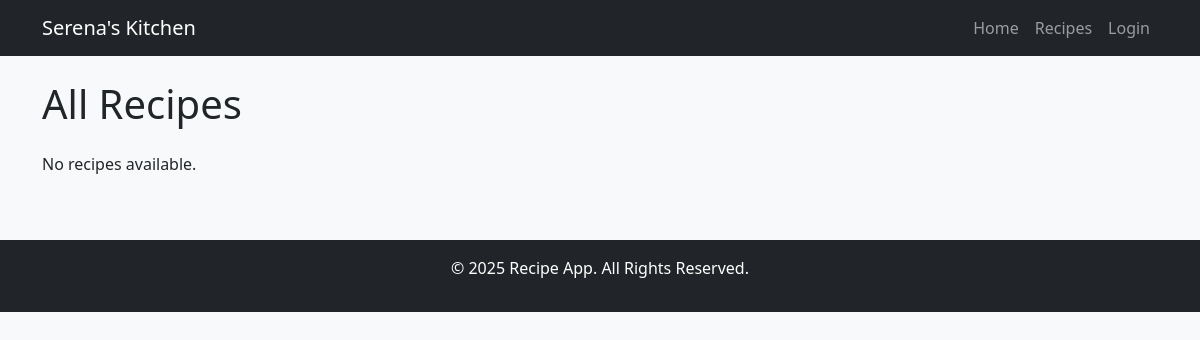
Page /recipes on the earlier database version.
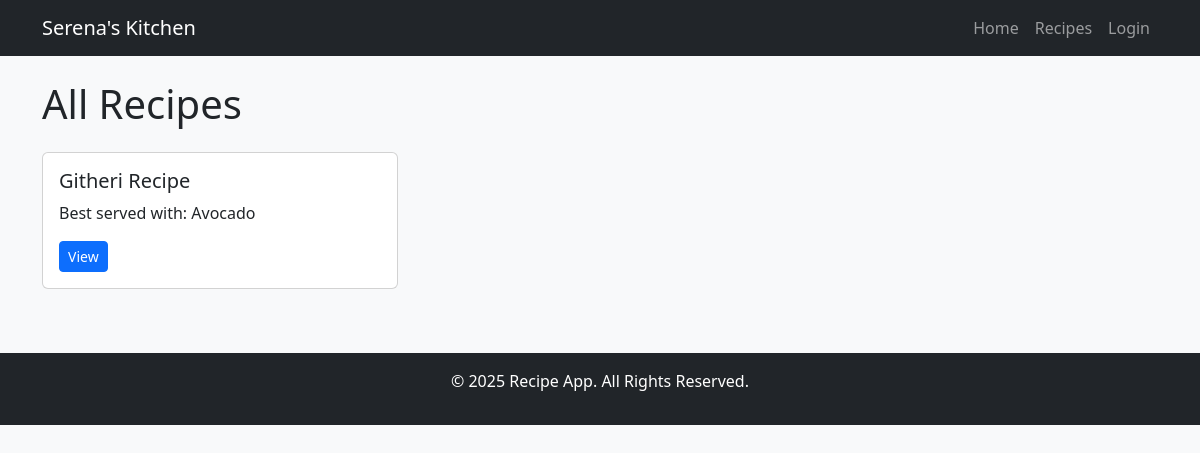
Same page on the later database version.
### Recipe_App/models.py (models this page shows, shortened)
class Recipe(models.Model):
    CATEGORY_CHOICES = [
        ('Dessert', 'Dessert'),
        ('Main Course', 'Main Course'),
        ('Appetizer', 'Appetizer'),
        ('Beverage', 'Beverage'),
        ('Snack', 'Snack'),
    ]
    user = models.ForeignKey(User, on_delete=models.CASCADE, related_name='recipes')
    title = models.CharField(max_length=30, null=False,blank=False)
    description = models.TextField(max_length=50, null=True)
    instructions = models.TextField(null=False, blank=False)
    category = models.CharField(max_length=50, choices=CATEGORY_CHOICES, null=True, blank=True)
    preparation_time = models.IntegerField(
        validators=[MinValueValidator(1)],  # Must be at least 1 minute
        help_text="Time in minutes",
        null=True, blank=True
    )
    cooking_time = models.IntegerField(
        validators=[MinValueValidator(1)],  # Must be at least 1 minute
        help_text="Time in minutes",
        null=True, blank=True
    )
    servings = models.IntegerField(
        validators=[MinValueValidator(1)],  # At least 1 serving
        null=True, blank=True
    )
    created_at = models.DateTimeField(auto_now_add=True)
    updated_date = models.DateTimeField(auto_now=True)

### Recipe_App/views.py (the view)
# urls.py: path('recipes', RecipeListView.as_view(), name='recipe-list'),
class RecipeListView(ListView):
    model = Recipe
    template_name = "recipes/recipe_list.html"
    context_object_name = "recipes"

### Recipe_App/templates/recipes/recipe_list.html (shortened to what this page needs)
{% extends 'base.html' %}
{% block content %}
<h1 class="mb-4">All Recipes</h1>
<div class="row">
    {% for recipe in recipes %}
    <div class="col-md-4 mb-3">
        <div class="card h-100">
            <div class="card-body">
                <h5 class="card-title">{{ recipe.title }}</h5>
                <p class="card-text">{{ recipe.description|truncatewords:20 }}</p>
                <a href="{% url 'recipe-detail' recipe.pk %}" class="btn btn-primary btn-sm">View</a>
            </div>
        </div>
    </div>
    {% empty %}
    <p>No recipes available.</p>
    {% endfor %}
</div>
{% endblock %}

### Recipe_App/templates/base.html (shortened to what this page needs)
<!DOCTYPE html>
<html lang="en">
<head>
    {% load static %}
    <link href="https://cdn.jsdelivr.net/npm/bootstrap@5.3.2/dist/css/bootstrap.min.css" rel="stylesheet">
    <link rel="stylesheet" href="{% static 'css/styles.css' %}">
</head>
<body class="bg-light">
    <nav class="navbar navbar-expand-lg navbar-dark bg-dark">
        <div class="container">
            <a class="navbar-brand" href="{% url 'home' %}">Serena's Kitchen</a>
            <div class="collapse navbar-collapse" id="navbarNav">
                <ul class="navbar-nav ms-auto">
                    <li class="nav-item"><a class="nav-link" href="{% url 'home' %}">Home</a></li>
                    <li class="nav-item"><a class="nav-link" href="{% url 'recipe-list' %}">Recipes</a></li>
                    {% if user.is_authenticated %}
                        <li class="nav-item"><a class="nav-link" href="{% url 'recipe-create' %}">Create Recipe</a></li>
                        <li class="nav-item"><a class="nav-link" href="{% url 'logout' %}">Logout</a></li>
                    {% else %}
                        <li class="nav-item"><a class="nav-link" href="{% url 'login' %}">Login</a></li>
                    {% endif %}
                </ul>
            </div>
        </div>
    </nav>
    <div class="container mt-4">
        {% block content %}
        {% endblock %}
    </div>
    <footer class="bg-dark text-white text-center py-3 mt-5">
        <p>&copy; 2025 Recipe App. All Rights Reserved.</p>
    </footer>
</body>
</html>

### Recipe_App/static/css/styles.css (style rules this page uses)
body { font-family: 'Segoe UI', Tahoma, Geneva, Verdana, sans-serif; }
footer { margin-top: 40px; }

Differences in the rows shown:
added Recipe: title "Githeri Recipe", description "Best served with: Avocado"
Other differences:
text no longer shown: "No recipes available."
